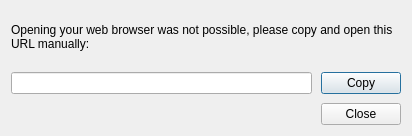
<?xml version="1.0" encoding="UTF-8"?>
<ui version="4.0">
 <class>ClipboardDialog</class>
 <widget class="QDialog" name="ClipboardDialog">
  <property name="geometry">
   <rect>
    <x>0</x>
    <y>0</y>
    <width>412</width>
    <height>136</height>
   </rect>
  </property>
  <property name="sizePolicy">
   <sizepolicy hsizetype="MinimumExpanding" vsizetype="Minimum">
    <horstretch>0</horstretch>
    <verstretch>0</verstretch>
   </sizepolicy>
  </property>
  <property name="windowTitle">
   <string>Clipboard Dialog</string>
  </property>
  <layout class="QVBoxLayout" name="verticalLayout">
   <property name="spacing">
    <number>9</number>
   </property>
   <property name="sizeConstraint">
    <enum>QLayout::SetDefaultConstraint</enum>
   </property>
   <item>
    <widget class="QLabel" name="label">
     <property name="enabled">
      <bool>true</bool>
     </property>
     <property name="text">
      <string>Opening your web browser was not possible, please copy and open this URL manually:</string>
     </property>
     <property name="wordWrap">
      <bool>true</bool>
     </property>
     <property name="margin">
      <number>0</number>
     </property>
     <property name="indent">
      <number>-1</number>
     </property>
    </widget>
   </item>
   <item>
    <layout class="QHBoxLayout" name="horizontalLayout">
     <item>
      <widget class="QLineEdit" name="url">
       <property name="readOnly">
        <bool>true</bool>
       </property>
      </widget>
     </item>
     <item>
      <widget class="QPushButton" name="copyButton">
       <property name="text">
        <string>Copy</string>
       </property>
       <property name="icon">
        <iconset theme="edit-copy">
         <normaloff>.</normaloff>.</iconset>
       </property>
      </widget>
     </item>
    </layout>
   </item>
   <item>
    <widget class="QDialogButtonBox" name="buttonBox">
     <property name="orientation">
      <enum>Qt::Horizontal</enum>
     </property>
     <property name="standardButtons">
      <set>QDialogButtonBox::Close</set>
     </property>
    </widget>
   </item>
  </layout>
 </widget>
 <resources/>
 <connections>
  <connection>
   <sender>buttonBox</sender>
   <signal>accepted()</signal>
   <receiver>ClipboardDialog</receiver>
   <slot>accept()</slot>
   <hints>
    <hint type="sourcelabel">
     <x>248</x>
     <y>254</y>
    </hint>
    <hint type="destinationlabel">
     <x>157</x>
     <y>274</y>
    </hint>
   </hints>
  </connection>
  <connection>
   <sender>buttonBox</sender>
   <signal>rejected()</signal>
   <receiver>ClipboardDialog</receiver>
   <slot>reject()</slot>
   <hints>
    <hint type="sourcelabel">
     <x>316</x>
     <y>260</y>
    </hint>
    <hint type="destinationlabel">
     <x>286</x>
     <y>274</y>
    </hint>
   </hints>
  </connection>
 </connections>
</ui>
